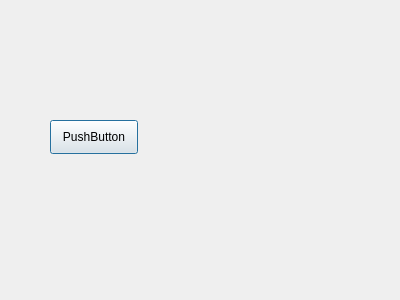
<?xml version="1.0" encoding="UTF-8"?>
<ui version="4.0">
 <class>StatsWindow</class>
 <widget class="QDialog" name="StatsWindow">
  <property name="geometry">
   <rect>
    <x>0</x>
    <y>0</y>
    <width>400</width>
    <height>300</height>
   </rect>
  </property>
  <property name="windowTitle">
   <string>Dialog</string>
  </property>
  <widget class="QPushButton" name="btnCargarCSV">
   <property name="geometry">
    <rect>
     <x>50</x>
     <y>120</y>
     <width>88</width>
     <height>34</height>
    </rect>
   </property>
   <property name="text">
    <string>PushButton</string>
   </property>
  </widget>
  <widget class="QWidget" name="chartContainer" native="true">
   <property name="geometry">
    <rect>
     <x>220</x>
     <y>100</y>
     <width>120</width>
     <height>80</height>
    </rect>
   </property>
  </widget>
 </widget>
 <resources/>
 <connections/>
</ui>
